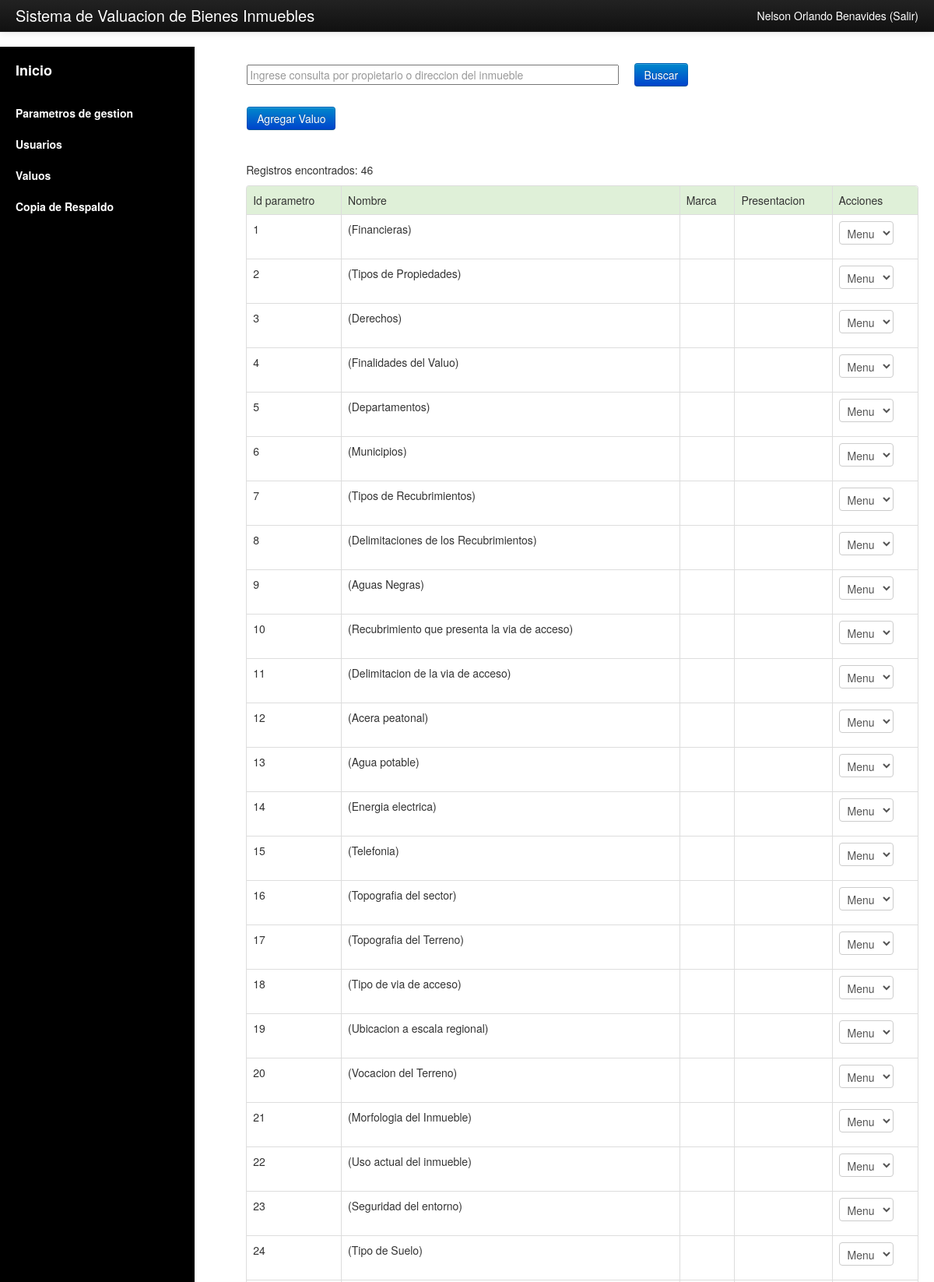
Page /admin/admin_valuo.php (signed in, upper part) on the committed database.
### tables this page shows
CREATE TABLE `parametro` (
  `id` int(11) NOT NULL AUTO_INCREMENT,
  `nombre` varchar(300) NOT NULL,
  PRIMARY KEY (`id`)
);

### admin/admin_valuo.php (the view, shortened to what this page needs)
 <?php
require("header.php");
require("conexion.php");
?>
	    <div><br>
	    <form method="GET" id="formulario" >
	    	<table>
			    <tr>
			    	<td>
			    		<input id="q" name="q" class="form-control" placeholder="Ingrese consulta por propietario o direccion del inmueble" style="width:470px" value="<?php if(isset($_GET["q"]))echo $_GET["q"];?>">
				    </td>
				    <td>
			    		<button type="submit" class="btn btn-primary " style="margin-left:25%;"> Buscar</button>
			    	</td>
				</tr>
				<tr>
					<td><a href="add_valuo.php" class="btn btn-primary" style="margin-top:5%;">Agregar Valuo</a></td>
				</tr>
			 </table></form>
			</div>
<?php
   if(isset($_GET["q"])){
	$q = $_GET["q"];
	$query = $conexion->query("SELECT * FROM parametro WHERE nombre LIKE '%$q%'");}
	else
	{
	$query = $conexion->query("SELECT * FROM parametro");
	}
	if(!@$query->rowCount()){
		echo "<br><div>
		       <strong></strong><br>
		       No se produjeron resultados.
		      </div>";
	}else{
		$nrows = $query->rowCount();
		if (isset($_GET["info"])){
			if ($_GET["info"] == "add")
			    echo "<br><div>
			     <strong>Exito</strong><br>
			    Registro agregado.
			   </div>";
			if ($_GET["info"] == "modificar")
				echo "<br><div>
			      <strong>Exito</strong><br>
			    Registro Modificado.
			   </div>";
			}else{
		       echo "<br><div>
                           Registros encontrados:
                       <span>$nrows</span>
                       </div>";
			}
		echo "<p></p>
                <div>
		<table class=\"table table-bordered table-hover\">
		<tr class=\"success\">
			<td>Id parametro</td>
			<td>Nombre</td>
			<td>Marca</td>
			<td>Presentacion</td>
			<td>Acciones</td>
			</tr>";
		while($data =$query->fetch()){
			echo "<tr>
				<td>$data[0]</td>
				<td>($data[1]) $data[2]</td>
				<td>$data[5]</td>
				<td>$data[8]</td>
				<td><select style='width:70px;'>
				<option value=''>Menu</option>
				<option value='1' onclick='ver($data[0],1)'>Modificar</option>
				<option value='2' onclick='ver($data[0],2)'>Eliminar</option>
				<option value='3' onclick='ver($data[0],3)'>Ver detalles</option>
				</select></td>
				<div id='dialog$data[0]' style='display:none;'>
            <div style='width:150px; text-align:left; float:left;'>Id parametro</div><div style='width:250px; text-align:left; float:left; display:inline;'>$data[0]</div><br>
            <div style='width:150px; text-align:left; float:left;'>Descripcion</div><div style='width:250px; text-align:left; float:left; display:inline;'>$data[3]</div><br>
            <div style='width:150px; text-align:left; float:left;'>Codigo de barra</div><div style='width:250px; text-align:left; float:left; display:inline;'>$data[1]</div><br>
            <div style='width:150px; text-align:left; float:left;'>Unidad</div><div style='width:250px; text-align:left; float:left; display:inline;'>$data[4]</div><br>
            <div style='width:150px; text-align:left; float:left;'>Marca</div><div style='width:250px; text-align:left; float:left; display:inline;'>$data[5]</div><br>
            <div style='width:150px; text-align:left; float:left;'>Color</div><div style='width:250px; text-align:left; float:left; display:inline;'>$data[6]</div><br>
            <div style='width:150px; text-align:left; float:left;'>Embalaje</div><div style='width:250px; text-align:left; float:left; display:inline;'>$data[7]</div><br>
            <div style='width:150px; text-align:left; float:left;'>Presentacion</div><div style='width:250px; text-align:left; float:left; display:inline;'>$data[8]</div><br>
            <div style='width:150px; text-align:left; float:left;'>Estado</div><div style='width:250px; text-align:left; float:left; display:inline;'>$data[18]</div><br>
            <div style='width:150px; text-align:left; float:left;'>Fecha Caducidad</div><div style='width:250px; text-align:left; float:left; display:inline;'>$data[14]</div><br><br>
            <div style='width:70px; text-align:left; float:left;'>Utilidad 1<br>$data[9]</div><div style='width:70px; text-align:left; float:left;'>Utilidad 2<br>$data[10]</div>
            <div style='width:70px; text-align:left; float:left;'>Utilidad 3<br>$data[11]</div><div style='width:70px; text-align:left; float:left;'>Utilidad 4<br>$data[12]</div><br>
				</div>";
			}
			echo "</tr></table>";
		}
echo"</div>";
require("footer.php");
?>

### admin/header.php (style rules this page uses)
body { padding-top: 60px; padding-bottom: 40px; }

### rows in the picture
parametro: id "1", nombre "Financieras"
parametro: id "2", nombre "Tipos de Propiedades"
parametro: id "3", nombre "Derechos"
parametro: id "4", nombre "Finalidades del Valuo"
parametro: id "5", nombre "Departamentos"
parametro: id "6", nombre "Municipios"
parametro: id "7", nombre "Tipos de Recubrimientos"
parametro: id "8", nombre "Delimitaciones de los Recubrimientos"
parametro: id "9", nombre "Aguas Negras"
parametro: id "10", nombre "Recubrimiento que presenta la via de acceso"
parametro: id "11", nombre "Delimitacion de la via de acceso"
parametro: id "12", nombre "Acera peatonal"
parametro: id "13", nombre "Agua potable"
parametro: id "14", nombre "Energia electrica"
parametro: id "15", nombre "Telefonia"
parametro: id "16", nombre "Topografia del sector"
parametro: id "17", nombre "Topografia del Terreno"
parametro: id "18", nombre "Tipo de via de acceso"
parametro: id "19", nombre "Ubicacion a escala regional"
parametro: id "20", nombre "Vocacion del Terreno"
parametro: id "21", nombre "Morfologia del Inmueble"
parametro: id "22", nombre "Uso actual del inmueble"
parametro: id "23", nombre "Seguridad del entorno"
parametro: id "24", nombre "Tipo de Suelo"

### other values in the picture
$_SESSION["user"] "Nelson Orlando Benavides"
$nrows "46"
